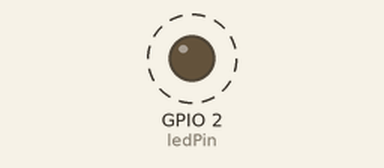
Recording of a program running on a simulated ESP8266 (Wemos D1 mini). Shown: output pins drawn as LEDs (lit = HIGH). Dashed ring = blinking.

Above: at 0.5 s.
Timing chart, 0 to 4.6 s (numbered marks = the images above):
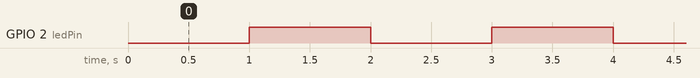

The program:

main.cpp
```cpp
#include <Arduino.h>

// constants won't change. Used here to set a pin number
// the number of the LED pin
const int ledPin = LED_BUILTIN;

// ledState used to set the LED
int ledState = LOW;

// Generally, you should use "unsigned long" for variables that hold time
// The value will quickly become too large for an int to store
// below will store last time LED was updated
unsigned long previousMillis = 0;

// constants won't change
// interval at which to blink
const long interval = 1000;

void setup()
{
  // put your setup code here, to run once:
  // set the digital pin as output
  pinMode(ledPin, OUTPUT);
}

void loop()
{
  // put your main code here, to run repeatedly:
  // here is where you'd put code that needs to be running all the time.
  // check to see if it's time to blink the LED; that is, if the difference between the current time and last time you blinked the LED is bigger than the interval at which you want to blink the LED.
  unsigned long currentMillis = millis();
  if (currentMillis - previousMillis >= interval)
  {
    previousMillis = currentMillis;
    if (ledState == LOW)
    {
      ledState = HIGH;
    }
    else
    {
      ledState = LOW;
    }
    digitalWrite(ledPin, ledState);
  }
}
```

Measured:
- by itself, GPIO 2 (ledPin): alternates HIGH for 1.0 s and LOW for 1.0 s
